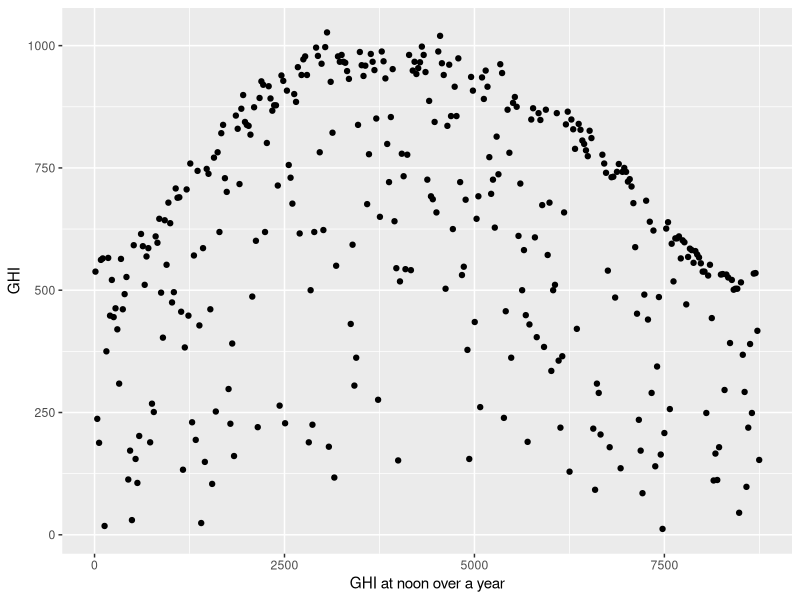
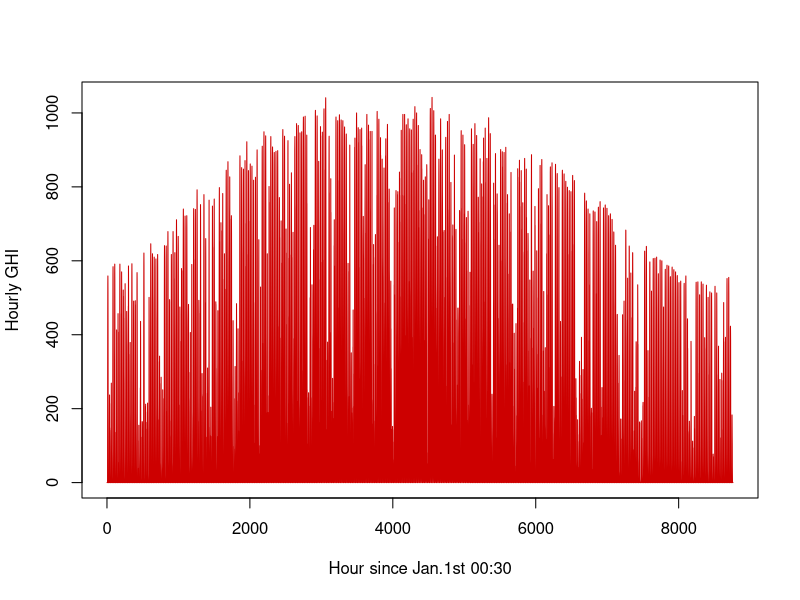
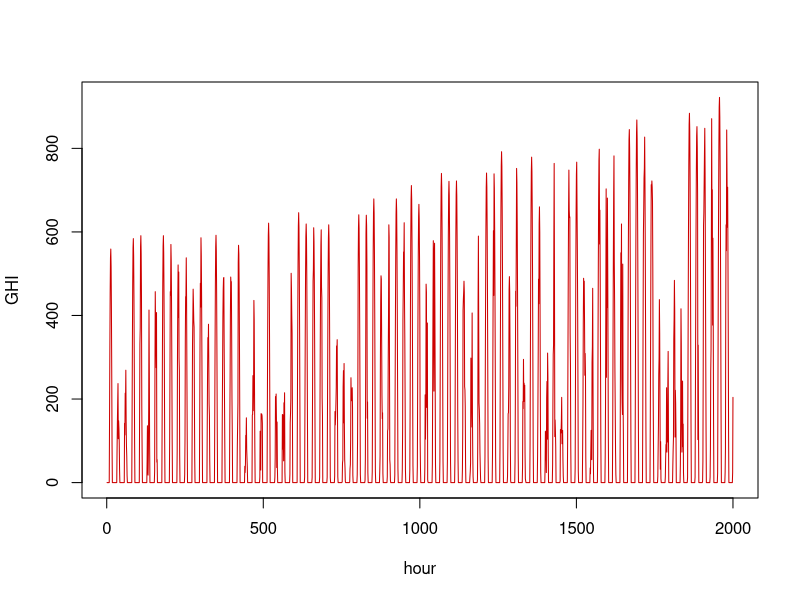
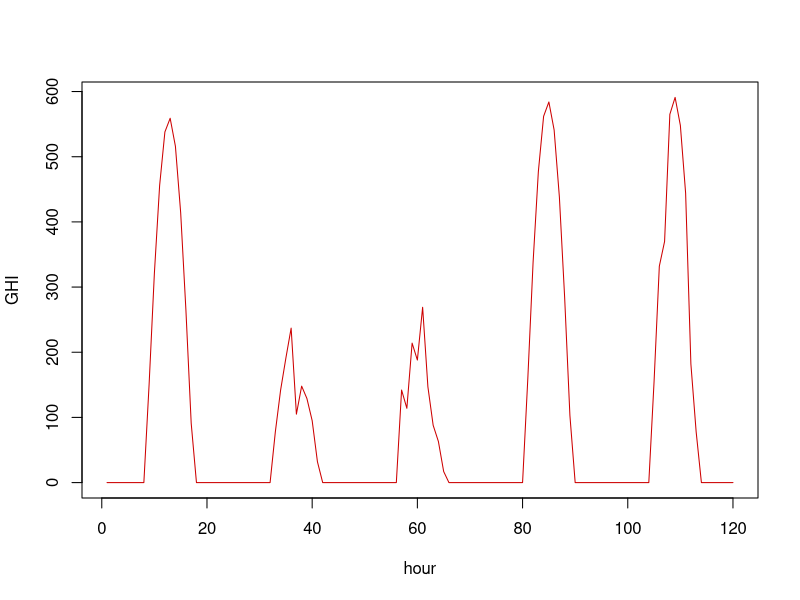
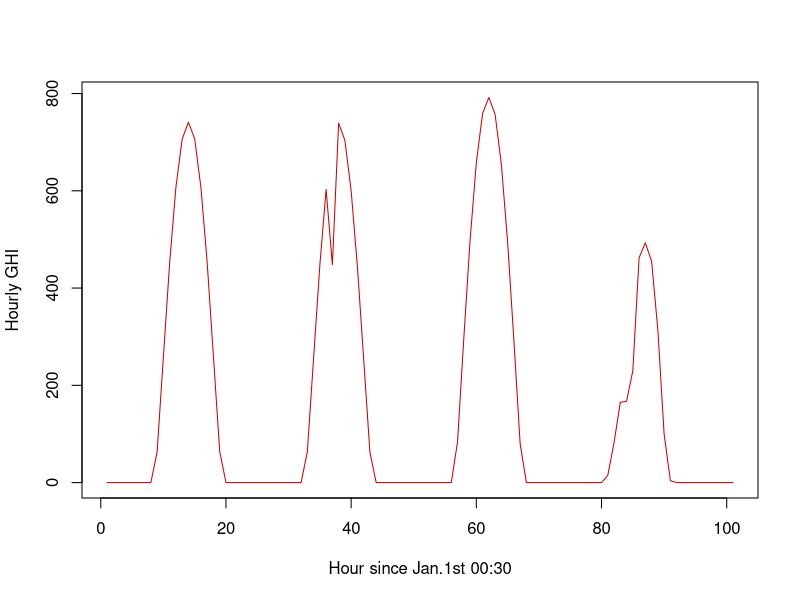
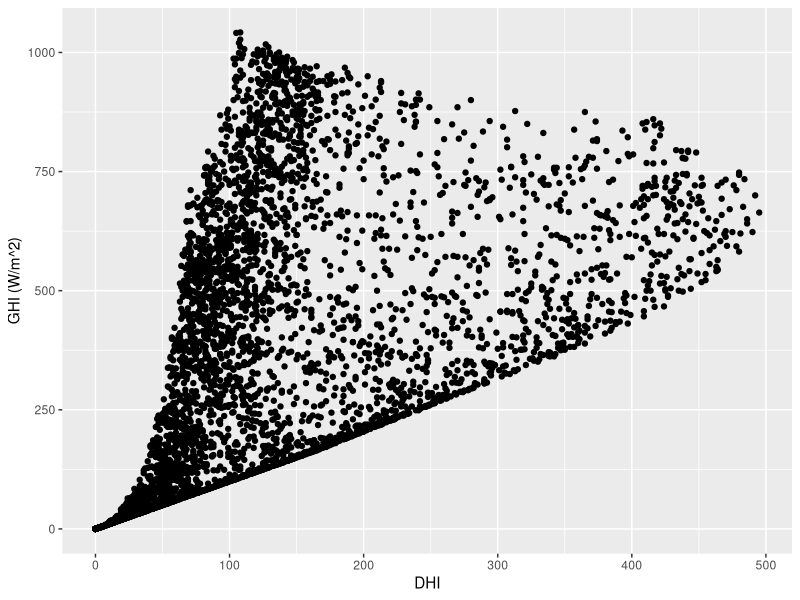
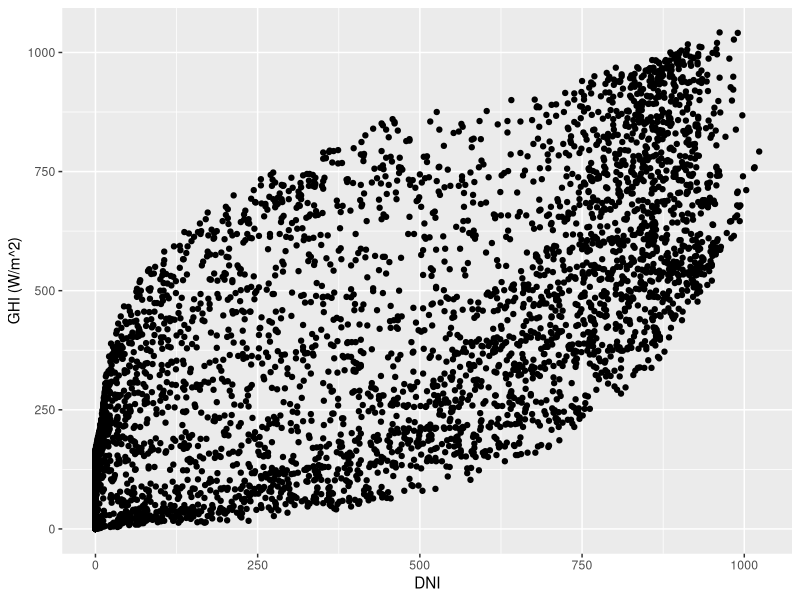
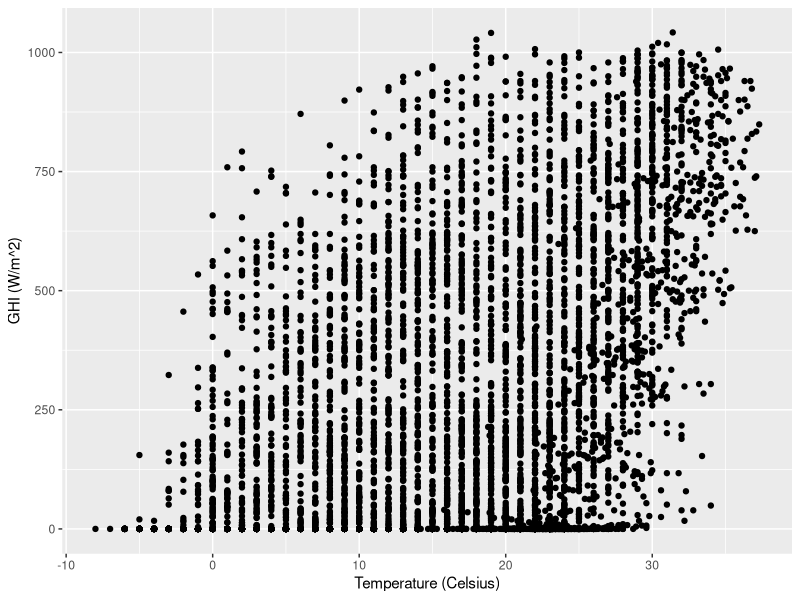

The R script that drew these images, in order: (Note: a time limit stopped this script after it produced the figures.)
library(tseries)
library(forecast)
library(ggplot2)
library(dplyr)
library(gridExtra)
library(GGally)

### import and format data
csv2020<- read.csv("Data/1090006_36.01_-78.94_tmy-2020.csv",stringsAsFactors = F)#,header= FALSE)
basicinfo <- csv2020[1,]
data<-csv2020[c(-1,-2),seq(1,14,1)]
data<-mutate_all(data, function(x) as.numeric(as.character(x)))
colnames(data)<- csv2020[2,seq(1,14,1)]

data$date<-paste(paste("2020",data$Month,data$Day,sep="-"), paste(data$Hour,data$Minute,sep=":"))
data$time <-strptime(data$date,format="%Y-%m-%d  %H:%M")
data[,seq(1,14,1)]<- sapply(data[,seq(1,14,1)],as.numeric)
tsGHI<-ts(data$GHI)#,frequency=24*365)
tsTemp<-ts(data$Temperature,frequency=24*365)

tsdata <- lapply(data[,seq(6,14,1)],function(t) ts(t,frequency=24*365))

GHIhead <- window(tsGHI,start=c(1,1),end=c(1,8040))
GHItail <- window(tsGHI,start=c(1,8040),end=c(1,8760))

##############################################################################################################
# EDA


### plot ts
GHIdf <- data.frame(GHI = tsGHI, hour = seq(1,length(tsGHI),1))
ggplot(data=GHIdf[seq(12,8760,24),],aes(x=hour,y=GHI))+geom_point()+labs(x="GHI at noon over a year")

ts.plot(tsGHI,col="red3",gpars=list(xlab="Hour since Jan.1st 00:30", ylab="Hourly GHI", lty=c(1:3)))
ts.plot(tsGHI[1:2000],col="red3",gpars=list(xlab="hour", ylab="GHI", lty=c(1:3)))
ts.plot(tsGHI[1:120],col="red3",gpars=list(xlab="hour", ylab="GHI", lty=c(1:3)))
ts.plot(tsGHI[1200:1300],col="red3",gpars=list(xlab="Hour since Jan.1st 00:30", ylab="Hourly GHI", lty=c(1:3)))


### EDA for multiple linear regression
qplot(data$DHI,data$GHI)+ylab("GHI (W/m^2)")+xlab("DHI")
qplot(data$DNI,data$GHI)+ylab("GHI (W/m^2)")+xlab("DNI")
qplot(data$Temperature,data$GHI)+ylab("GHI (W/m^2)")+xlab("Temperature (Celsius)")
qplot(data$`Dew Point`,data$GHI)+ylab("GHI (W/m^2)")+xlab("Dew Point")
qplot(data$`Wind Direction`,data$GHI)+ylab("GHI (W/m^2)")+xlab("Wind Direction")
qplot(data$`Wind Speed`,data$GHI)+ylab("GHI (W/m^2)")+xlab("Wind Speed")
qplot(data$Pressure,data$GHI)+ylab("GHI (W/m^2)")+xlab("Pressure")
qplot(data$`Surface Albedo`, data$GHI) +ylab("GHI (W/m^2)")+xlab("Surface Albedo")#+ geom_point(alpha = .5,colour="blue4") #+  geom_smooth(method = (y~x))


### make solar albdeo categorical
hist(data$`Surface Albedo`)
hist(data$`Surface Albedo`[data$`Surface Albedo`<0.8])
length(data$`Surface Albedo`[data$`Surface Albedo`>0.8])


### fit linear regression model and select predictor
data$SurfaceAlbedoLevel[data$`Surface Albedo`==0.11]<-"0.11"
data$SurfaceAlbedoLevel[data$`Surface Albedo`==0.12]<-"0.12"
data$SurfaceAlbedoLevel[data$`Surface Albedo`==0.13]<-"0.13"
data$SurfaceAlbedoLevel[data$`Surface Albedo`==0.14]<-"0.14"
data$SurfaceAlbedoLevel[data$`Surface Albedo`==0.15]<-"0.15"
data$SurfaceAlbedoLevel[data$`Surface Albedo`==0.87]<-"0.87"
data$SurfaceAlbedoLevel <- as.factor(data$SurfaceAlbedoLevel)
data$hour_since <- seq(1,8760,1)

linearmodel1 <- lm(GHI~Temperature+SurfaceAlbedoLevel+Pressure+`Dew Point`+`Wind Speed`+`Wind Direction`,data=data)
summary(linearmodel1)
plot(linearmodel1)
ggplot(data, aes(x=as.numeric(hour_since), y=linearmodel1$residual)) +
  geom_point(alpha = .5,colour="blue4") +
  geom_hline(yintercept=0,col="red3") + labs(title="Residuals vs Time")

linearmodel2 <- lm(GHI~Temperature+SurfaceAlbedoLevel+Pressure+`Dew Point`+`Wind Speed`+`Wind Direction`+Hour+Month,data=data)
summary(linearmodel2)
plot(linearmodel2)

ggplot(data, aes(x=as.numeric(time), y=linearmodel2$residual)) +
  geom_point(alpha = .5,colour="blue4") +
  geom_hline(yintercept=0,col="red3") + labs(title="Residuals vs Time")


### ts stationary test
tsGHI %>% ggtsdisplay(lag.max=80,main="Hourly GHI")
adf_test <- adf.test(tsGHI,alternative = 'stationary')
print(adf_test)
kpss_test <- kpss.test(tsGHI)
print(kpss_test)
acf(tsGHI[1:8760],lag.max=80)
pacf(tsGHI[1:8760],lag.max=80)


### first-order differencing
tsDiffOne <- diff(tsGHI)
autoplot(tsDiffOne)
tsDiffOne%>%ggtsdisplay()
adf_test <- adf.test(tsDiffOne,alternative = 'stationary')
print(adf_test)
kpss_test <- kpss.test(tsDiffOne)
print(kpss_test)
acf(tsDiffOne,lag.max=200)
pacf(tsDiffOne,lag.max=100)


### Seasonal differencing using lag= 24 on top of 1-st order differencing
diff(tsGHI,24)%>%diff() ->   tsDiff24
tsDiff24%>%ggtsdisplay()
adf_test <- adf.test(tsDiff24,alternative = 'stationary')
print(adf_test)
kpss_test <- kpss.test(tsDiff24)
print(kpss_test)
acf(tsDiff24,lag.max=80,main="Seasonal differenceing with lag=24")
pacf(tsDiff24,lag.max=80,main="Seasonal differenceing with lag=24")


################################################################################################
# Model fitting

### Fit AR (26,0), takes a long time to run
# armodel <- arima(tsGHI,order=c(26,1,0))#method"CSS"cross validation
# armodel
# checkresiduals(armodel)
# acf(armodel$residuals,lag.max=80)
# pacf(armodel$residuals,lag.max=80)

### arima model on the training data
autoarimaModel1<-auto.arima(GHIhead)
autoarimaModel1
arimamodel_refit <- arima(GHIhead,order=c(4,1,2))
arimamodel_refit
arimafcast <- forecast(arimamodel_refit,h=2190)
autoplot(GHIhead) +
  autolayer(arimafcast, series="forecast", PI=FALSE)
arimafcast %>% autoplot()
accuracy(arimafcast,GHItail)

### arima (26,1,2) takes too long to run
# arima27_refit <- arima(GHIhead,order=c(26,1,2))
# arima27_refit
# checkresiduals(arima27_refit)
# acf(arima27_refit $residuals,lag.max=80)
# pacf(arima27_refit  $residuals,lag.max=80)
# autoplot(GHIhead) +
#   autolayer(ar_arimafcast, series="forecast", PI=FALSE)
# ar_arimafcast %>% autoplot()
# accuracy(ar_arimafcast,GHItail)

### arima with predictors
xreg <- cbind(Temp=data$Temperature,DewPoint=data$`Dew Point`,SurfaceAlbedoLevel=data$SurfaceAlbedoLevel,WindDir =data$`Wind Direction`,WindSpeed=data$`Wind Speed`)
model1_predictor <- auto.arima(data$GHI,xreg = xreg)
model1_predictor
checkresiduals(model1_predictor)
acf(residuals(model1_predictor))
pacf(residuals(model1_predictor))

datahead <- data[1:8040,]
datatail <- data[8040:8760,]
xreg <- cbind(Temp=datahead$Temperature,DewPoint=datahead$`Dew Point`,SurfaceAlbedoLevel=datahead$SurfaceAlbedoLevel,WindDir =datahead$`Wind Direction`,WindSpeed=datahead$`Wind Speed`)

refit_predictor <- Arima(GHIhead, order=c(4,1,2),xreg = xreg)
checkresiduals(refit_predictor,lag.max=100)
arimapredictorfcast <- forecast(refit_predictor,
                                xreg = cbind(Temp=datatail$Temperature,DewPoint=datatail$`Dew Point`,SurfaceAlbedoLevel=datatail$SurfaceAlbedoLevel,WindDir=datatail$`Wind Direction`,WindSpeed=datatail$`Wind Speed`
                                ))
autoplot(GHIhead) +
  autolayer(arimapredictorfcast, series="forecast", PI=FALSE)

arimapredictorfcast %>% autoplot(ylab="Hourly GHI")
accuracy(arimapredictorfcast,GHItail)

### Seasonal Arima based on EDA, can take a long time to run
seasonaldiffARIMA1 <- Arima(tsGHI,order=c(4,1,3),seasonal=list(order=c(1,1,1),period=24))
seasonaldiffARIMA1
checkresiduals(seasonaldiffARIMA1,lag.max=100)
acf(seasonaldiffARIMA1$residuals,lag.max=80)
pacf(seasonaldiffARIMA1$residuals,lag.max=80)
# compare using mor lags in AR
seasonaldiffARIMA2 <- Arima(tsGHI,order=c(7,1,3),seasonal=list(order=c(1,1,1),period=24))
seasonaldiffARIMA2
checkresiduals(seasonaldiffARIMA2,lag=80)
acf(seasonaldiffARIMA2$residuals,lag.max=80)
pacf(seasonaldiffARIMA2$residuals,lag.max=80)
# forecasting
seasonalarimamodel_refit <- Arima(GHIhead,order=c(4,1,3),seasonal=list(order=c(1,1,1),period=24))
seasonalarimafcast <- forecast(seasonalarimamodel_refit,h=30*24)
autoplot(GHIhead) +
  autolayer(seasonalarimafcast, series="forecast", PI=FALSE)
seasonalarimafcast %>% autoplot()
accuracy(seasonalarimafcast,GHItail)


### STL decomposition
mstsGHI<-msts(data$GHI,seasonal.periods = c(24,8760/12))#first is the daily seasonality, then the monthly: period1 =24 hours, period2 = 24*30 =8760/12
mstlGHI <- mstl(mstsGHI)
mstlGHI %>% autoplot()
mstsGHI_train <- window(mstsGHI,start=c(1,1),end=c(1,8040))
mstsGHI_test <- window(mstsGHI,start=c(1,8040),end=c(1,8760))

adjusted<- mstlGHI_train%>%seasadj()
adjustedDiff1 <- diff(adjusted)
acf(adjustedDiff1,lag.max=80)
pacf(adjustedDiff1,lag.max=80)
# arima model on the adjusted component
adjusted_model <- auto.arima(adjusted)
checkresiduals(adjustedModel,lag.max=150)

### final model
seasonalSTL0<-stlm(mstsGHI_train,modelfunction=Arima,order=c(5,1,2))#,seasonal=list(order=c(2,0,0),period=24))
seasonalSTLmodel0<-seasonalSTL0$model
seasonalSTLmodel0
checkresiduals(seasonalSTLmodel0,lag.max=150)
acf(residuals(seasonalSTLmodel0),lag.max=100)
AIC(seasonalSTL0$model)
ms_fcast <-forecast(seasonalSTL0,h=720)
ms_fcast%>%autoplot()
accuracy(ms_fcast,mstsGHI_test)

### weekahead forecast
weekahead_train <- window(mstsGHI,start=c(1,1),end=c(1,8592))
weekahead_test <- window(mstsGHI,start=c(1,8592),end=c(1,8760))
weekaheadGHI_refit <- stlm(weekahead_train,modelfunction=Arima,order=c(5,1,2))
# mstsGHI_refit<-mstsGHI_refit["model"]$model
weekahead_fcast <-forecast(weekaheadGHI_refit,h=24*7)
autoplot(weekahead_train) +
  autolayer(weekahead_fcast, series="forecast", PI=FALSE)
weekahead_fcast %>% autoplot()+theme(axis.title.x=element_blank(),axis.text.x=element_blank(),axis.ticks.x=element_blank())
#+scale_x_date(limits =  as.Date(c("01-01", "12-31"),"%m-%d"))#,minor_breaks = as.Date(c("01-01", "04-01",\"08-01", "12-01"),"%m-%d"))

accuracy(weekahead_fcast,weekahead_test)

weekahead <- data.frame(hour=seq(1,24*7,1),ghi=weekahead_fcast$mean,ghi_actual = tsGHI[8593:8760])
weekahead$ghi[weekahead$ghi<0] <- 0
ggplot(weekahead,aes(x=hour,y=ghi,color="predicted"))+geom_line(lwd=1.5)+geom_line(aes(x=hour,y=ghi_actual,color="actual"),lwd=1)+labs(title="One-week-ahead forecast for Dec.24th-31st",y="Hourly GHI")#+geom_smooth()
